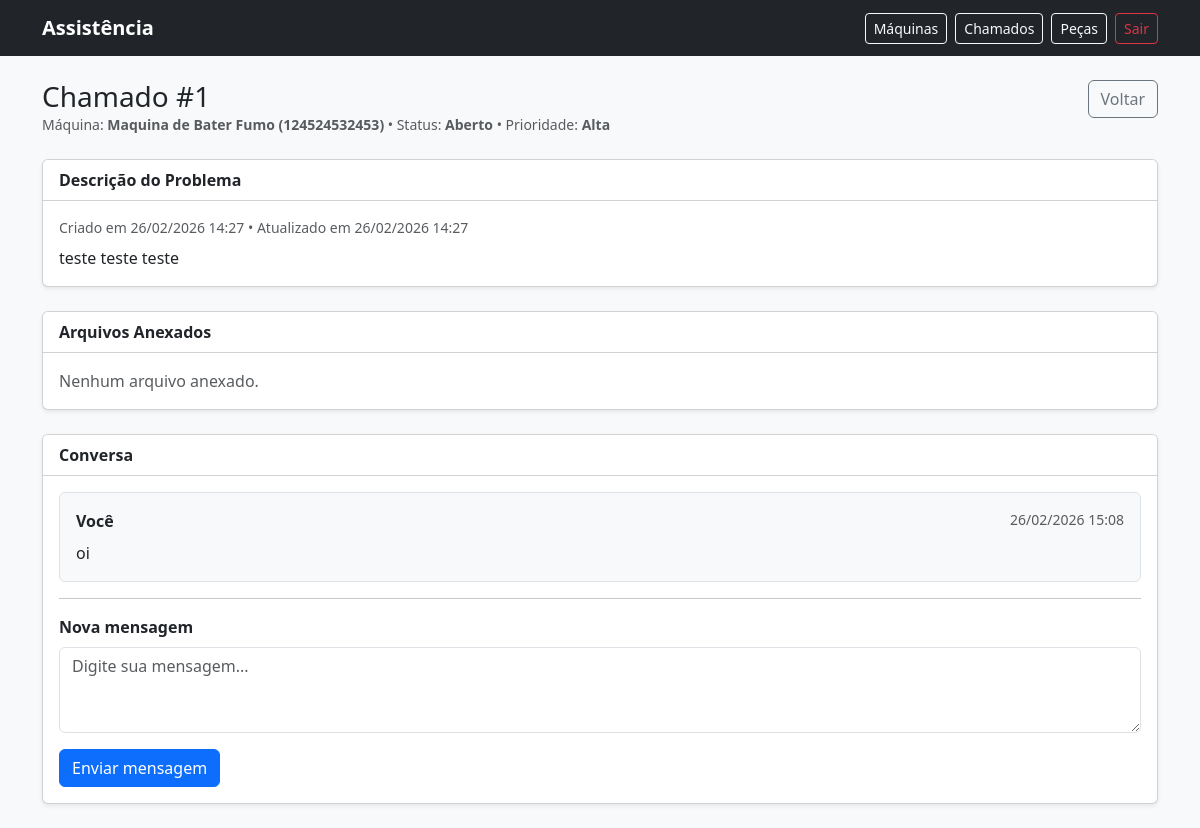
/assistencia/tickets/1/ (signed in), run on the app's committed database.
### assistencia_app/models.py (models this page shows, shortened)
class Ticket(models.Model):
    STATUS_OPEN = "OPEN"
    STATUS_TRIAGE = "TRIAGE"
    STATUS_WAITING = "WAITING"
    STATUS_QUOTE = "QUOTE"
    STATUS_SENT = "SENT"
    STATUS_DONE = "DONE"
    STATUS_CANCELED = "CANCELED"
    STATUS_CHOICES = [
        (STATUS_OPEN, "Aberto"),
        (STATUS_TRIAGE, "Em triagem"),
        (STATUS_WAITING, "Aguardando cliente"),
        (STATUS_QUOTE, "Orçamento"),
        (STATUS_SENT, "Enviado"),
        (STATUS_DONE, "Finalizado"),
        (STATUS_CANCELED, "Cancelado"),
    ]
    PRIORITY_LOW = "LOW"
    PRIORITY_MEDIUM = "MEDIUM"
    PRIORITY_HIGH = "HIGH"
    PRIORITY_CHOICES = [
        (PRIORITY_LOW, "Baixa"),
        (PRIORITY_MEDIUM, "Média"),
        (PRIORITY_HIGH, "Alta"),
    ]
    CATEGORY_CHOICES = MachineModel.CATEGORY_CHOICES
    owner = models.ForeignKey(settings.AUTH_USER_MODEL, on_delete=models.CASCADE, related_name="tickets")
    machine = models.ForeignKey(Machine, on_delete=models.PROTECT, related_name="tickets")
    category = models.CharField(max_length=20, choices=CATEGORY_CHOICES, default=MachineModel.CATEGORY_OUTROS)
    symptom = models.ForeignKey(Symptom, on_delete=models.SET_NULL, null=True, blank=True, related_name="tickets")
    description = models.TextField()
    status = models.CharField(max_length=12, choices=STATUS_CHOICES, default=STATUS_OPEN)
    priority = models.CharField(max_length=10, choices=PRIORITY_CHOICES, default=PRIORITY_MEDIUM)
    created_at = models.DateTimeField(auto_now_add=True)
    updated_at = models.DateTimeField(auto_now=True)
    class Meta:
        ordering = ["-id"]
        verbose_name = "Chamado"
        verbose_name_plural = "Chamados"
        indexes = [
            models.Index(fields=["owner", "status"]),
            models.Index(fields=["machine", "status"]),
        ]

class Machine(models.Model):
    owner = models.ForeignKey(
        settings.AUTH_USER_MODEL,
        on_delete=models.CASCADE,
        related_name="machines",
    )
    model = models.ForeignKey(
        MachineModel,
        on_delete=models.PROTECT,
        related_name="machines",
    )
    serial = models.CharField(max_length=80, blank=True)
    city = models.CharField(max_length=80, blank=True)
    uf = models.CharField(max_length=2, blank=True)
    purchase_date = models.DateField(null=True, blank=True)
    notes = models.TextField(blank=True)
    class Meta:
        ordering = ["-id"]
        verbose_name = "Máquina"
        verbose_name_plural = "Máquinas"
        indexes = [
            models.Index(fields=["owner", "model"]),
            models.Index(fields=["serial"]),
        ]
    def __str__(self):
        serial_txt = self.serial or "s/serial"
        return f"{self.model.name} ({serial_txt})"

class MachineModel(models.Model):
    CATEGORY_CORTE = "CORTE"
    CATEGORY_PRENSA = "PRENSA"
    CATEGORY_BATER_FUMO = "BATER_FUMO"
    CATEGORY_ELETRICA = "ELETRICA"
    CATEGORY_OUTROS = "OUTROS"
    CATEGORY_CHOICES = [
        (CATEGORY_CORTE, "Corte"),
        (CATEGORY_PRENSA, "Prensa"),
        (CATEGORY_BATER_FUMO, "Bater fumo"),
        (CATEGORY_ELETRICA, "Elétrica"),
        (CATEGORY_OUTROS, "Outros"),
    ]
    name = models.CharField(max_length=120)
    category = models.CharField(max_length=20, choices=CATEGORY_CHOICES, default=CATEGORY_OUTROS)
    description = models.TextField(blank=True)
    active = models.BooleanField(default=True)
    class Meta:
        ordering = ["category", "name"]
        verbose_name = "Modelo de Máquina"
        verbose_name_plural = "Modelos de Máquina"

class TicketMessage(models.Model):
    SENDER_CLIENT = "CLIENT"
    SENDER_ADMIN = "ADMIN"
    SENDER_CHOICES = [
        (SENDER_CLIENT, "Cliente"),
        (SENDER_ADMIN, "Empresa"),
    ]
    ticket = models.ForeignKey(Ticket, on_delete=models.CASCADE, related_name="messages")
    sender_role = models.CharField(max_length=10, choices=SENDER_CHOICES, default=SENDER_CLIENT)
    message = models.TextField()
    created_at = models.DateTimeField(auto_now_add=True)
    class Meta:
        ordering = ["created_at"]
        verbose_name = "Mensagem do Chamado"
        verbose_name_plural = "Mensagens do Chamado"

### assistencia_app/views.py (the view, shortened to what this page needs)
# urls.py: path("tickets/<int:ticket_id>/", ticket_detail, name="ticket_detail"),
@login_required
def ticket_detail(request, ticket_id: int):
    ticket = get_object_or_404(Ticket, id=ticket_id, owner=request.user)
    msg_form = TicketMessageForm(request.POST or None)
    ctx = {
        "ticket": ticket,
        "media": ticket.media.all().order_by("-id"),
        "messages_list": ticket.messages.all().order_by("created_at"),
        "msg_form": msg_form,
    }
    return render(request, "assistencia/ticket_detail.html", ctx)

### assistencia_app/forms.py
class TicketMessageForm(forms.ModelForm):
    class Meta:
        model = TicketMessage
        fields = ["message"]
        widgets = {
            "message": forms.Textarea(
                attrs={"class": "form-control", "rows": 3, "placeholder": "Digite sua mensagem..."}
            ),
        }

### core/models.py (called while the page is built)
    @classmethod
    def get_solo(cls):
        obj, created = cls.objects.get_or_create(pk=1)
        return obj

### templates/assistencia/ticket_detail.html (shortened to what this page needs)
{% extends "assistencia/base.html" %}
{% block content %}
<div class="d-flex align-items-start justify-content-between mb-4">
  <div>
    <h3 class="mb-0">Chamado #{{ ticket.id }}</h3>
    <div class="text-muted small">
      Máquina: <strong>{{ ticket.machine }}</strong> •
      Status: <strong>{{ ticket.get_status_display }}</strong> •
      Prioridade: <strong>{{ ticket.get_priority_display }}</strong>
    </div>
  </div>
  <a class="btn btn-outline-secondary" href="{% url 'assistencia:tickets_list' %}">
    Voltar
  </a>
</div>
<div class="card shadow-sm mb-4">
  <div class="card-header bg-white fw-bold">
    Descrição do Problema
  </div>
  <div class="card-body">
    <div class="text-muted small mb-2">
      Criado em {{ ticket.created_at|date:"d/m/Y H:i" }} •
      Atualizado em {{ ticket.updated_at|date:"d/m/Y H:i" }}
    </div>
    <div>
      {{ ticket.description|linebreaksbr }}
    </div>
  </div>
</div>
<div class="card shadow-sm mb-4">
  <div class="card-header bg-white fw-bold">
    Arquivos Anexados
  </div>
  <div class="card-body">
    {% if media %}
      <div class="list-group">
        {% for file in media %}
          <a class="list-group-item list-group-item-action d-flex justify-content-between align-items-center"
             href="{{ file.file.url }}" target="_blank">
            <span class="text-truncate" style="max-width:70%;">
              {{ file.file.name }}
            </span>
            <small class="text-muted">
              {{ file.created_at|date:"d/m/Y H:i" }}
            </small>
          </a>
        {% endfor %}
      </div>
    {% else %}
      <div class="text-muted">Nenhum arquivo anexado.</div>
    {% endif %}
  </div>
</div>
<div class="card shadow-sm">
  <div class="card-header bg-white fw-bold">
    Conversa
  </div>
  <div class="card-body">
    {% if messages_list %}
      {% for msg in messages_list %}
        <div class="p-3 mb-3 rounded border {% if msg.sender_role == 'CLIENT' %}bg-light{% endif %}">
          <div class="d-flex justify-content-between">
            <strong>
              {% if msg.sender_role == 'CLIENT' %}
                Você
              {% else %}
                Empresa
              {% endif %}
            </strong>
            <small class="text-muted">
              {{ msg.created_at|date:"d/m/Y H:i" }}
            </small>
          </div>
          <div class="mt-2">
            {{ msg.message|linebreaksbr }}
          </div>
        </div>
      {% endfor %}
    {% else %}
      <div class="text-muted">Ainda não há mensagens.</div>
    {% endif %}
    <hr>
    <form method="post">
      <div class="mb-3">
        <label class="form-label fw-semibold">Nova mensagem</label>
        {{ msg_form.message }}
      </div>
      <button type="submit" class="btn btn-primary">
        Enviar mensagem
      </button>
    </form>
  </div>
</div>
{% endblock %}

### data on the page
Ticket: id "1", machine "Maquina de Bater Fumo (124524532453)", status "Aberto", priority "Alta", created_at "26/02/2026 14:27", updated_at "26/02/2026 14:27", description "teste teste teste"
TicketMessage: sender_role "Você", created_at "26/02/2026 15:08", message "oi"
